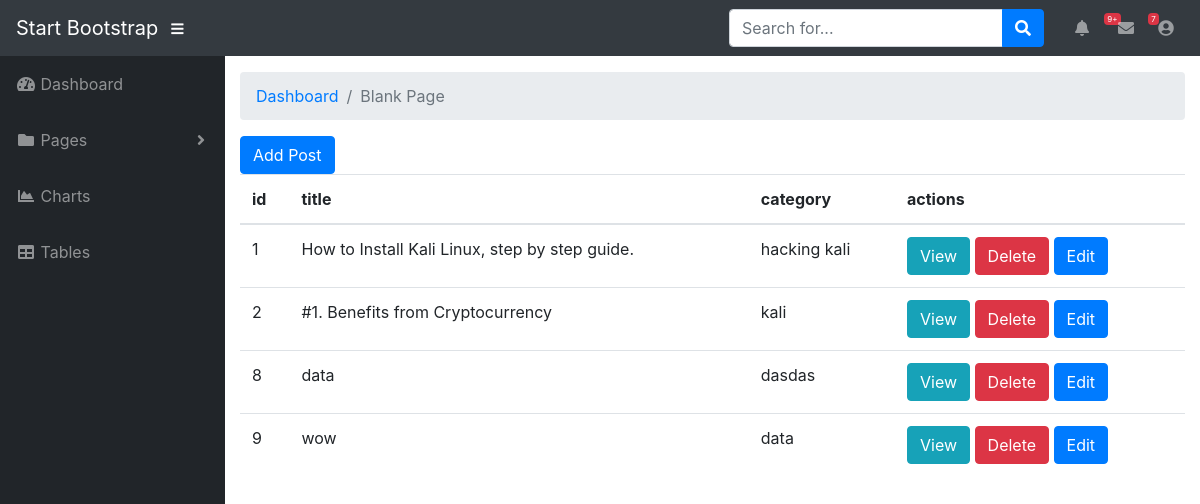
Screenshot of /blogcms/admin/allposts.php (signed in) with the database file from the repository.
### tables this page shows
CREATE TABLE `post` (
  `id` int(255) UNSIGNED NOT NULL,
  `title` text NOT NULL,
  `category` text NOT NULL,
  `content` longtext NOT NULL
);

### blogcms/admin/allposts.php (the view, shortened to what this page needs)
<?php
  global $conn;
?>
	<?php include 'header.php'; ?>
		<?php $posts = mysqli_query($conn, "SELECT * FROM `post`;"); ?>
		<a href="addpost.php" class="btn btn-primary">Add Post</a>
		<table class="table table-hover table-inverse">
			<thead>
				<tr>
					<th>id</th>
					<th>title</th>
					<th>category</th>
					<th>actions</th>
				</tr>
			</thead>
			<tbody>
				<?php while($post = mysqli_fetch_assoc($posts)): ?>
					<tr>
						<td><?php echo $post['id']; ?></td>
						<td><?php echo $post['title']; ?></td>
						<td><?php echo $post['category']; ?></td>
						<td>
							<a href="../post.php?id=<?php echo $post['id']; ?>" class="btn btn-info">View</a>
							<a href="allposts.php?action=delete&id=<?php echo $post['id']; ?>" class="btn btn-danger m">Delete</a>
							<a href="allposts.php?action=edit&id=<?php echo $post['id']; ?>" class="btn btn-primary">Edit</a>
						</td>
					</tr>
				<?php endwhile; ?>
			</tbody>
		</table>
	<?php include 'footer.php'; ?>

### blogcms/admin/header.php (shortened to what this page needs)
<!DOCTYPE html>
<html lang="en">
<head>
  <link href="vendor/fontawesome-free/css/all.min.css" rel="stylesheet" type="text/css">
  <link href="vendor/datatables/dataTables.bootstrap4.css" rel="stylesheet">
  <link href="css/sb-admin.css" rel="stylesheet">
</head>
<body id="page-top">
  <nav class="navbar navbar-expand navbar-dark bg-dark static-top">
    <a class="navbar-brand mr-1" href="index.html">Start Bootstrap</a>
    <button class="btn btn-link btn-sm text-white order-1 order-sm-0" id="sidebarToggle" href="#">
      <i class="fas fa-bars"></i>
    </button>
    <form class="d-none d-md-inline-block form-inline ml-auto mr-0 mr-md-3 my-2 my-md-0">
      <div class="input-group">
        <input type="text" class="form-control" placeholder="Search for..." aria-label="Search" aria-describedby="basic-addon2">
        <div class="input-group-append">
          <button class="btn btn-primary" type="button">
            <i class="fas fa-search"></i>
          </button>
        </div>
      </div>
    </form>
    <ul class="navbar-nav ml-auto ml-md-0">
      <li class="nav-item dropdown no-arrow mx-1">
        <a class="nav-link dropdown-toggle" href="#" id="alertsDropdown" role="button" data-toggle="dropdown" aria-haspopup="true" aria-expanded="false">
          <i class="fas fa-bell fa-fw"></i>
          <span class="badge badge-danger">9+</span>
        </a>
      </li>
      <li class="nav-item dropdown no-arrow mx-1">
        <a class="nav-link dropdown-toggle" href="#" id="messagesDropdown" role="button" data-toggle="dropdown" aria-haspopup="true" aria-expanded="false">
          <i class="fas fa-envelope fa-fw"></i>
          <span class="badge badge-danger">7</span>
        </a>
      </li>
      <li class="nav-item dropdown no-arrow">
        <a class="nav-link dropdown-toggle" href="#" id="userDropdown" role="button" data-toggle="dropdown" aria-haspopup="true" aria-expanded="false">
          <i class="fas fa-user-circle fa-fw"></i>
        </a>
      </li>
    </ul>
  </nav>
  <div id="wrapper">
    <ul class="sidebar navbar-nav">
      <li class="nav-item">
        <a class="nav-link" href="index.html">
          <i class="fas fa-fw fa-tachometer-alt"></i>
          <span>Dashboard</span>
        </a>
      </li>
      <li class="nav-item dropdown">
        <a class="nav-link dropdown-toggle" href="#" id="pagesDropdown" role="button" data-toggle="dropdown" aria-haspopup="true" aria-expanded="false">
          <i class="fas fa-fw fa-folder"></i>
          <span>Pages</span>
        </a>
      </li>
      <li class="nav-item">
        <a class="nav-link" href="charts.html">
          <i class="fas fa-fw fa-chart-area"></i>
          <span>Charts</span></a>
      </li>
      <li class="nav-item">
        <a class="nav-link" href="tables.html">
          <i class="fas fa-fw fa-table"></i>
          <span>Tables</span></a>
      </li>
    </ul>
    <div id="content-wrapper">
      <div class="container-fluid">
        <ol class="breadcrumb">
          <li class="breadcrumb-item">
            <a href="index.html">Dashboard</a>
          </li>
          <li class="breadcrumb-item active">Blank Page</li>
        </ol>

### blogcms/admin/footer.php (shortened to what this page needs)
      </div>
    </div>
  </div>
</body>
</html>

### rows the page displays
post: id "1", title "How to Install Kali Linux, step by step guide.", category "hacking kali"
post: id "2", title "#1. Benefits from Cryptocurrency", category "kali"
post: id "8", title "data", category "dasdas"
post: id "9", title "wow", category "data"
